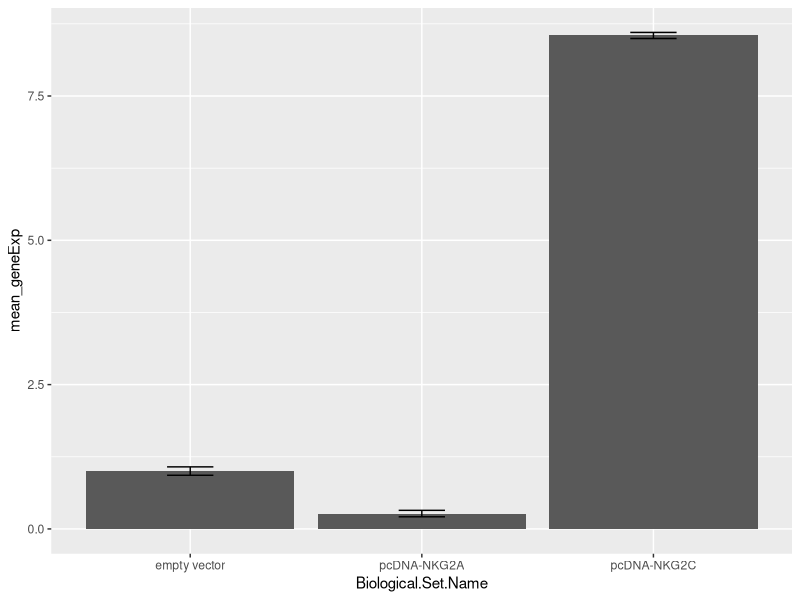
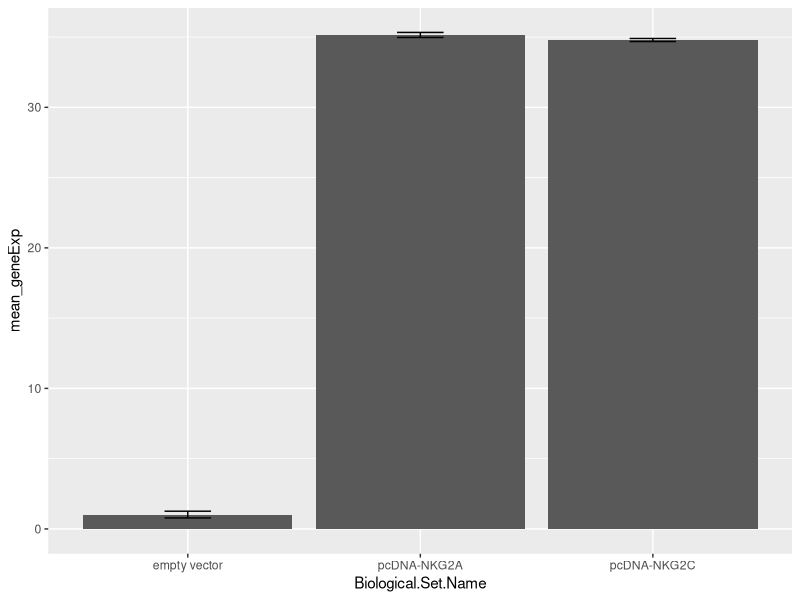
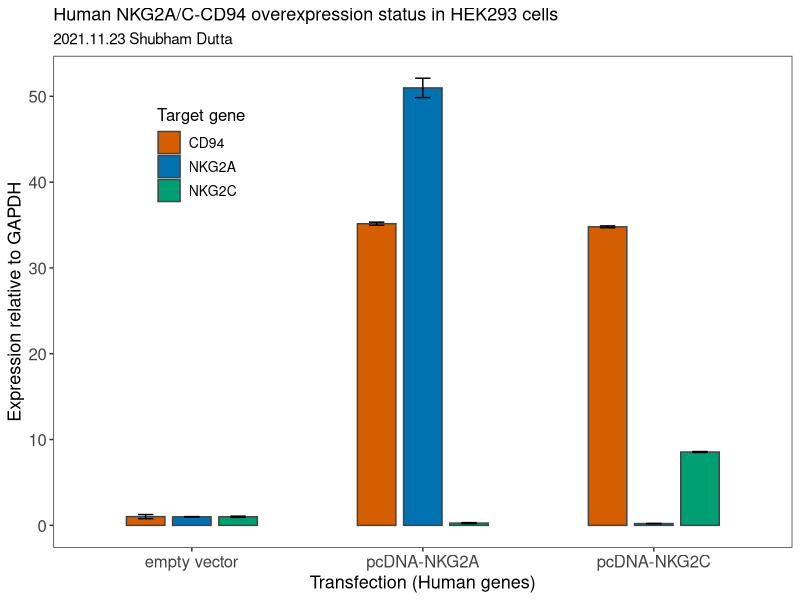
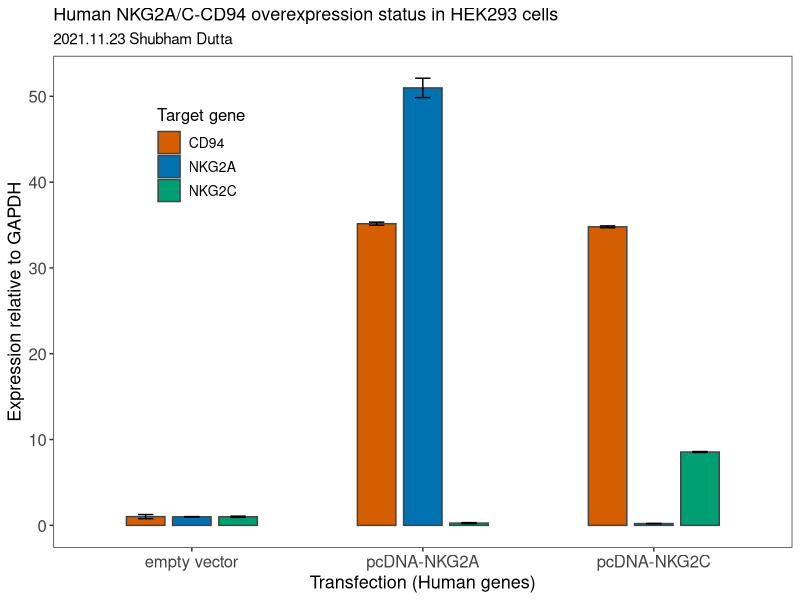

Recreate these plots in R, in order.
## ---- chunk 1
knitr::opts_chunk$set(echo = TRUE)
## ---- chunk 2
library(tidyverse)
## ---- chunk 3
qpcr <- read.csv("qPCR_HEKs_OE_NKG2A-C_human.csv", stringsAsFactors = FALSE)
tibble(qpcr)
## ---- chunk 4
tidyData <- qpcr %>% select(Target:Cq, -Content)
glimpse(tidyData)
## ---- chunk 5
gapdh_only <- tidyData %>% filter(Target == "GAPDH")
avg_gapdh <- gapdh_only %>% group_by(Biological.Set.Name) %>% summarize(ref_cq = mean(Cq))
avg_gapdh
## ---- chunk 6
nkg2a_only <- tidyData %>% filter(Target == "NKG2A")
head(nkg2a_only)
## ---- chunk 7
nkg2a_gapdh <- left_join(nkg2a_only, avg_gapdh, by = "Biological.Set.Name")
head(nkg2a_gapdh)
## ---- chunk 8
nkg2a_gapdh <- nkg2a_gapdh %>% mutate(del_cq = ref_cq - Cq)
head(nkg2a_gapdh)
## ---- chunk 9
nkg2a_empty <- nkg2a_gapdh %>% filter(Biological.Set.Name == "empty vector") %>% summarise(mean_empty = mean(del_cq)) %>% pull(mean_empty)
nkg2a_empty
## ---- chunk 10
nkg2a_gapdh <- nkg2a_gapdh %>% mutate(del_del_cq = del_cq - nkg2a_empty)
head(nkg2a_gapdh)
## ---- chunk 11
nkg2a_geneExp <- nkg2a_gapdh %>% mutate(geneExp = 2^(del_del_cq))
head(nkg2a_geneExp)
## ---- chunk 12
nkg2a_geneExp_final <- nkg2a_geneExp %>% group_by(Biological.Set.Name) %>% summarise(mean_geneExp = mean(geneExp), sd_geneExp = sd(geneExp)) %>% mutate(Target = c("NKG2A", "NKG2A", "NKG2A"))
head(nkg2a_geneExp_final)
## ---- chunk 13
### NKG2C start

# Get all NKG2C values for all three conditions

nkg2c_only <- tidyData %>% filter(Target == "NKG2C")

# join avg_gapdh with nkg2c_only to a new df named "nkg2c_gapdh"

nkg2c_gapdh <- left_join(nkg2c_only, avg_gapdh, by = "Biological.Set.Name")

# calculate del_cq for nkg2c

nkg2c_gapdh <- nkg2c_gapdh %>% mutate(del_cq = ref_cq - Cq)

# Extract empty vector information from nkg2c_gapdh

nkg2c_empty <- nkg2c_gapdh %>% filter(Biological.Set.Name == "empty vector") %>% summarise(mean_empty = mean(del_cq)) %>% pull(mean_empty)

#Calculate del_del_cq for nkg2c_gapdh

nkg2c_gapdh <- nkg2c_gapdh %>% mutate(del_del_cq = del_cq - nkg2c_empty)

# Calculate gene expression data for nkg2c data

nkg2c_geneExp <- nkg2c_gapdh %>% mutate(geneExp = 2^(del_del_cq))

# Calculte statistical parameters

nkg2c_geneExp_final <- nkg2c_geneExp %>% group_by(Biological.Set.Name) %>% summarise(mean_geneExp = mean(geneExp), sd_geneExp = sd(geneExp)) %>% mutate(Target = c("NKG2C", "NKG2C", "NKG2C"))

# Plot
nkg2c_plot <- ggplot(nkg2c_geneExp_final, aes(x = Biological.Set.Name, y = mean_geneExp))+
  geom_bar(stat = "identity")+
  geom_errorbar(aes(ymin = mean_geneExp - sd_geneExp, ymax = mean_geneExp + sd_geneExp), width=.2)
nkg2c_plot

### NKG2C end




### CD94 start

# Get all CD94 values for all three conditions

cd94_only <- tidyData %>% filter(Target == "CD94")

# join avg_gapdh with cd94_only to a new df named "cd94_gapdh"

cd94_gapdh <- left_join(cd94_only, avg_gapdh, by = "Biological.Set.Name")

# calculate del_cq for cd94

cd94_gapdh <- cd94_gapdh %>% mutate(del_cq = ref_cq - Cq)

# Extract empty vector information from cd94_gapdh

cd94_empty <- cd94_gapdh %>% filter(Biological.Set.Name == "empty vector") %>% summarise(mean_empty = mean(del_cq)) %>% pull(mean_empty)

#Calculate del_del_cq for cd94_gapdh

cd94_gapdh <- cd94_gapdh %>% mutate(del_del_cq = del_cq - cd94_empty)

# Calculate gene expression data for cd94 data

cd94_geneExp <- cd94_gapdh %>% mutate(geneExp = 2^(del_del_cq))

# Calculte statistical parameters

cd94_geneExp_final <- cd94_geneExp %>% group_by(Biological.Set.Name) %>% summarise(mean_geneExp = mean(geneExp), sd_geneExp = sd(geneExp)) %>% mutate(Target = c("CD94", "CD94", "CD94"))

# Plot
cd94_plot <- ggplot(cd94_geneExp_final, aes(x = Biological.Set.Name, y = mean_geneExp))+
  geom_bar(stat = "identity")+
  geom_errorbar(aes(ymin = mean_geneExp - sd_geneExp, ymax = mean_geneExp + sd_geneExp), width=.2)
cd94_plot

### CD94 end
## ---- chunk 14
all <- full_join(nkg2a_geneExp_final, nkg2c_geneExp_final)
all <- full_join(all, cd94_geneExp_final)
## ---- chunk 15
all
## ---- chunk 16
final_plot <- ggplot(all, aes(x = Biological.Set.Name, y = mean_geneExp, fill = Target)) +
  geom_bar(stat = "identity", width = 0.5, position = position_dodge(0.6), color = "#434343") +
  geom_errorbar(aes(ymin = mean_geneExp - sd_geneExp, ymax = mean_geneExp + sd_geneExp), width=.2, position = position_dodge(0.6)) +
  theme_bw()+
  labs(title = "Human NKG2A/C-CD94 overexpression status in HEK293 cells",
       subtitle = "2021.11.23 Shubham Dutta",
       x = "Transfection (Human genes)",
       y = "Expression relative to GAPDH",
       fill = "Target gene",
       caption = NULL)+
  theme(plot.title=element_text(size=13),
        axis.text=element_text(size=12, color = "#434343"),
        axis.title=element_text(size=13),
        legend.text=element_text(size=10),
        legend.title=element_text(size=12),
        legend.position = c(0.2, 0.8),
        panel.grid.major = element_blank(),
        panel.grid.minor = element_blank())+
  scale_fill_manual(values = c("#d55e00", "#0072b2", "#009e73")) # color blind palette

final_plot
## ---- chunk 17
ggsave(filename = "qpcr.png", final_plot, dpi = 600)
